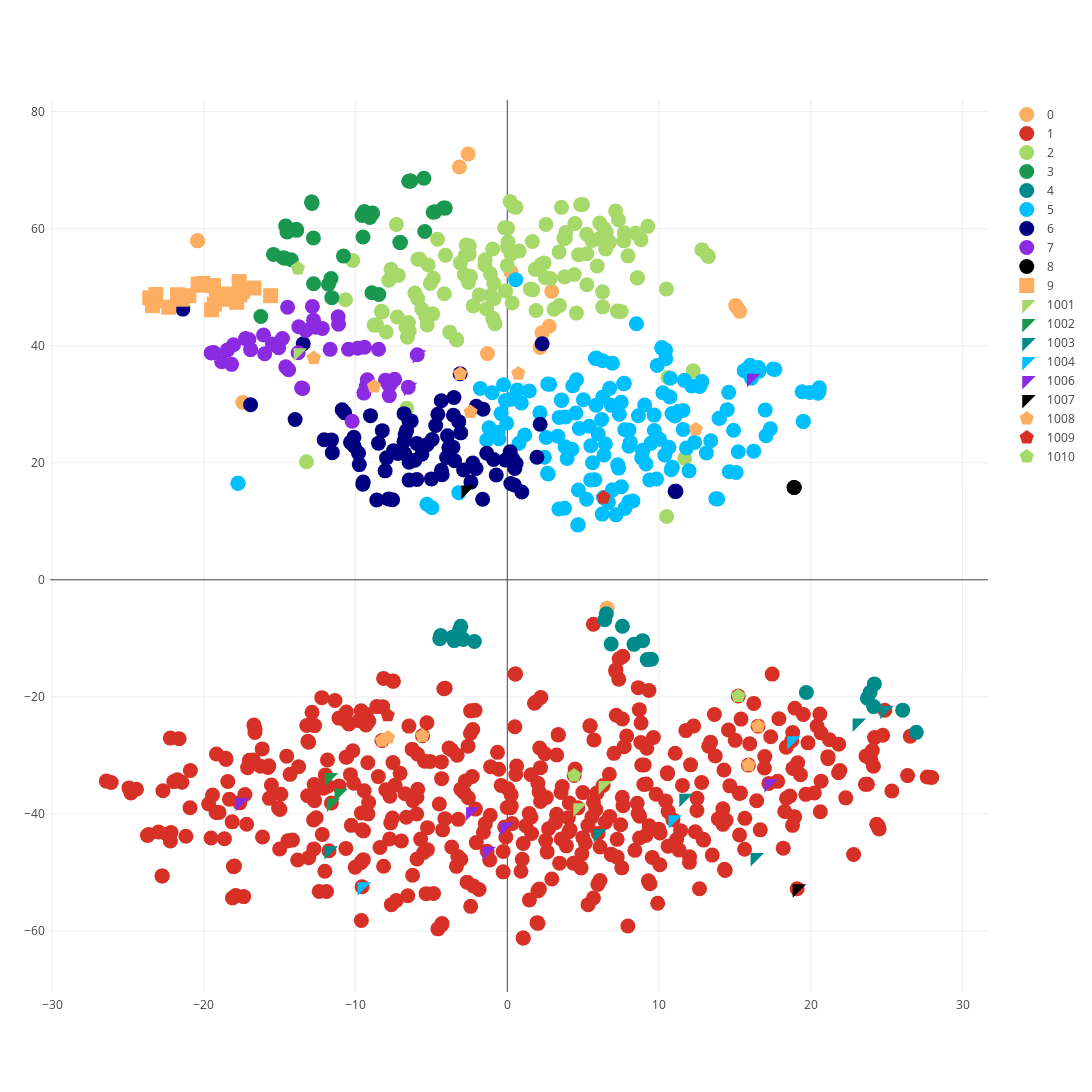

Source (notebook cell):
### Code cell
draw_embeddings.draw(aspects_unique_filtered_df_tsne)

### Figure 1 — Plotly figure (JSON) as saved in the notebook; plotly's stock layout.template omitted (floating-point values rounded to 4 significant figures; data arrays with more than 128 entries replaced by an {"elided": "..."} marker saying what was removed)
{"data": [{"marker": {"color": "rgb(253,174,97)", "size": 15, "symbol": 0}, "mode": "markers", "name": "0", "text": ["sound quality", "quality", "apple", "customer support", "picture quality", "operation", "manual", "problem", "speaker phone", "documentation", "worst", "quality pictures", "text messaging", "sound system", "audio jack"], "type": "scatter", "uid": "b00ef684-17b9-4ddc-b364-8777b1eafcb2", "x": [15.12, -20.42, 2.16, -2.582, 6.571, 2.294, 2.761, -17.43, -1.307, 2.927, 0.2355, -20.41, -3.154, 15.05, 15.32], "y": [46.61, 57.93, 39.68, 72.76, -4.841, 42.23, 43.34, 30.28, 38.65, 49.29, 52.64, 57.93, 70.55, 46.87, 45.87]}, {"marker": {"color": "rgb(215,48,39)", "size": 15, "symbol": 0}, "mode": "markers", "name": "1", "text": {"elided": "442 str values"}, "type": "scatter", "uid": "54595b19-1bbf-4464-aba7-6630e909043c", "x": {"elided": "442 float values"}, "y": {"elided": "442 float values"}}, {"marker": {"color": "rgb(166,217,106)", "size": 15, "symbol": 0}, "mode": "markers", "name": "2", "text": ["amazon", "nokia", "samsung", "verizon", "treo", "cingular", "jabra", "plantronics", "skype", "amazon.com", "logitech", "ipod", "krusell", "earbuds", "microsoft", "google", "california", "panasonic", "retractable cord", "specs", "verizon wireless", "garmin", "siemens", "velcro", "scala", "sanyo", "belkin", "nokias", "audiovox", "sansa", "motorolas", "ipods", "toshiba", "motorolla", "ipaq", "japan", "sonyericsson", "kyocera", "scosche", "yahoo", "hong kong", "wilson", "nexus", "aliph", "activesync", "quietspot", "texas", "cyberpower", "smartphone", "florida", "sennheiser", "pandora", "walmart", "linux", "kudos", "ericsson", "chicago", "mexico", "minikit", "motorokr", "lithium", "stowaway", "accessoryone", "speck", "kensington", "seidio", "lenmar", "bestbuy", "samsung galaxy", "john", "manhattan", "phillips", "youtube", "korea", "australia", "hotsync", "england", "tomtom", "tekkeon", "supraplus", "jabras", "treos", "philips", "visor", "cingular/at & t", "germany", "webtreo", "connevity", "stylus", "holster", "turk", "lexus", "nintendo", "lenovo", "krussel", "brazil", "datapilot", "retractable", "america", "acura", "ireland", "durability", "charger port", "wilson electronics", "hawaii", "kickstand", "bitpim", "atlanta", "styra", "houston", "compusa", "cingular service", "africa", "retractable feature", "tzones", "tom tom", "elliot", "google maps", "earboom", "iogear", "energizer", "ericson", "boston", "warrenty", "tungsten", "duracell", "eargels"], "type": "scatter", "uid": "1f98dec1-b7f8-44cf-b3f3-ac2b652d2d2c", "x": [-1.082, 0.01217, 8.568, 7.714, -2.715, 0.5757, -5.892, -1.364, 10.59, -1.85, -0.8918, -8.774, 13.25, -6.58, -0.8181, -3.357, 3.572, -2.246, 7.51, 3.082, -0.8744, -0.1124, 9.263, -10.18, 6.369, 0.7867, -1.458, -0.9657, -7.98, 1.653, 1.672, -8.611, 0.04934, -4.595, -7.661, -7.182, -7.308, 5.235, -1.119, 0.2433, 10.49, 2.425, 0.02543, -4.153, -8.24, -7.246, 8.461, -0.933, 12.25, 7.687, 2.511, 6.016, 13.19, 3.855, 3.44, 3.725, -4.076, 3.412, -5.273, -4.875, 11.69, 2.547, -4.918, 6.094, 1.837, -2.506, -6.093, -10.67, 8.588, -7.816, 0.001127, 4.833, -3.791, 5.577, 8.802, -8.3, 4.413, -5.905, -5.077, 7.143, -5.768, -2.505, 4.956, -2.562, 0.183, 3.782, -5.373, -13.23, 12.82, 4.553, 4.459, -0.1807, -3.094, -2.765, 2.835, 5.243, -6.521, 7.343, 6.743, 0.3157, 6.485, 6.275, 10.5, 2.231, 7.955, 6.286, -6.681, 6.266, 7.326, -2.428, 6.535, 0.4122, -5.206, 7.254, 1.895, -6.627, -1.48, -3.33, -6.465, -5.635, -0.9571, 3.823, -2.835, 5.926, 5.246, 4.696, 1.516], "y": [48.57, 56.88, 51.57, 59.3, 57.2, 63.65, 54.76, 46.3, 34.57, 48.68, 50.65, 43.52, 55.26, 41.47, 43.75, 41.08, 63.64, 46.8, 45.85, 46.23, 48.04, 49.36, 60.39, 54.55, 60.01, 56.17, 54.69, 56.52, 42.35, 57.8, 49.54, 43.54, 57.75, 58.2, 53.05, 52.01, 60.72, 59.05, 52.28, 55.63, 49.71, 54.15, 60.06, 48.87, 45.77, 44.89, 59.2, 44.48, 35.7, 57.91, 51.62, 58.23, 55.42, 59.36, 46.89, 58.34, 55.45, 56.03, 43.55, 51.53, 20.76, 60.73, 45.44, 60.95, 53.04, 55.65, 49.01, 47.85, 51.62, 51.2, 53.72, 64.09, 42.32, 57.98, 58.12, 45.87, 52.16, 48.06, 50.65, 63.03, 54.77, 57.08, 64.13, 50.79, 64.65, 51.77, 45.0, 20.17, 56.4, 45.57, 60.87, 60.15, 54.16, 55.4, 51.49, 55.7, 43.97, 45.86, 57.7, 47.29, 56.52, 49.2, 10.83, 53.85, 55.35, 46.64, 43.16, 58.4, 61.52, 51.85, 59.3, 63.81, 53.79, 45.91, 46.0, 29.31, 53.83, 40.97, 42.57, 46.27, 44.71, 58.37, 52.12, 53.64, 50.4, 55.55, 49.69]}, {"marker": {"color": "rgb(26,152,80)", "size": 15, "symbol": 0}, "mode": "markers", "name": "3", "text": ["sony ericsson", "qwerty", "tracfone", "motorola razr", "sony-ericsson", "blackberry curve", "motorola razr v3", "wal-mart", "treo 700w", "plantronics discovery", "eforcity", "razr v3", "treo 700p", "garmin nuvi", "usb 2.0", "motorola e815", "plantronics voyager", "plantronics voyager 510", "sony ericsson t610", "cardo scala", "blackberry 8830", "encorepro", "jabra bt250v", "sony ericcson", "sony ericsson 's", "jabra bluetooth", "jabra jx10", "nokia n73", "blackberry 7100", "widcomm", "nokia 6600", "blackberry 8700", "motorola h700", "jabra bt250", "jabra jx-10", "qwerty keyboard", "plantronics bluetooth", "nokia 3650"], "type": "scatter", "uid": "dd0dffc9-114c-40ee-8f66-d186912ae0cb", "x": [-8.961, -8.466, -11.62, -4.774, -9.424, -5.494, -4.888, -10.79, -7.037, -14.24, -11.79, -12.78, -7.082, -9.506, -16.24, -4.192, -14.66, -14.77, -9.572, -5.44, -6.497, -12.77, -13.87, -8.875, -9.056, -14.61, -14.52, -12.87, -6.366, -11.56, -12.88, -6.385, -4.087, -13.9, -14.43, -8.921, -15.41, -12.89], "y": [62.39, 48.75, 51.47, 62.87, 62.91, 68.61, 62.8, 55.31, 57.65, 54.68, 50.5, 58.4, 57.64, 58.58, 44.99, 63.55, 54.94, 55.02, 62.24, 59.51, 68.1, 50.58, 59.71, 62.68, 61.92, 60.47, 59.44, 64.31, 68.13, 48.21, 64.56, 68.13, 63.51, 59.9, 59.55, 49.04, 55.6, 64.55]}, {"marker": {"color": "rgb(0,139,139)", "size": 15, "symbol": 0}, "mode": "markers", "name": "4", "text": ["customer service", "voice quality", "audio quality", "reception", "item", "quality product", "navigate", "charge", "technical support", "effect", "the jabra bt500", "service center", "the plantronics voyager 510", "quality phone", "the jabra bt250v", "the palm os", "service providers", "the logitech mobile freedom", "the razr v3", "the sidekick ii", "light", "supply", "the dry pak"], "type": "scatter", "uid": "812b39c6-5215-4fe4-ad2e-e7cd1b0d23f2", "x": [6.846, 6.526, 6.423, 24.19, 26.06, 9.219, 26.95, 23.73, 7.585, 24.14, -3.065, 8.919, -4.451, 9.505, -3.157, -2.169, 8.345, -4.388, -3.605, -3.503, 19.71, 23.91, -2.906], "y": [-10.98, -5.817, -6.825, -17.79, -22.27, -13.63, -26.06, -20.25, -7.931, -21.67, -7.925, -10.4, -10.06, -13.58, -8.619, -10.55, -11.03, -9.503, -9.798, -10.38, -19.25, -19.23, -10.19]}, {"marker": {"color": "rgb(0,191,255)", "size": 15, "symbol": 0}, "mode": "markers", "name": "5", "text": {"elided": "152 str values"}, "type": "scatter", "uid": "9ce32d21-7541-46e3-8b83-31a195ffdd09", "x": {"elided": "152 float values"}, "y": {"elided": "152 float values"}}, {"marker": {"color": "rgb(0,0,128)", "size": 15, "symbol": 0}, "mode": "markers", "name": "6", "text": ["sony", "pda", "sim", "ac", "bt", "nextel", "blueant", "sd", "gsm", "os", "att", "oem", "tw", "gps", "aaa", "xp", "tl", "dc", "tq", "mda", "mb", "mms", "usa", "ui", "tn", "bose", "wap", "cardo", "dsp", "imo", "aol", "dlo", "aa", "vm", "sf", "wow", "v3", "xm", "v60", "startac", "nyc", "psp", "mpt", "rca", "ms", "mmc", "sf planet", "costco", "cd", "cons", "wep", "pim", "rma", "nec", "midi", "wma", "ir port", "imho", "aac", "jd", "ty", "cs", "ir", "ny", "ps3", "sgh", "spain", "li", "sd card", "xmas", "nj", "cam", "oem motorola", "t28", "wav", "eten", "alas", "v60i", "ge", "qa"], "type": "scatter", "uid": "50f2eb8c-67a6-4cbc-abd0-cb5902acfbfb", "x": [-16.92, -6.727, -2.042, -4.341, -3.85, 0.1907, 2.295, -5.961, -3.068, -10.11, -3.58, 0.2326, -6.765, -3.516, -5.001, -7.561, -7.206, -9.803, -7.959, -6.636, -4.95, -11.58, -0.9044, -9.495, -7.489, 1.954, -4.577, 0.3679, -4.35, -0.1169, -2.876, -2.397, -5.962, -6.801, -10.72, -3.2, 11.06, -8.602, 11.12, 2.164, -13.45, -9.016, -3.939, -8.237, -10.33, -12.07, -10.88, 0.5769, -8.489, -11.53, -3.55, 0.9563, -6.477, -2.057, -1.353, -6.333, -4.003, 0.4982, -4.292, -6.808, -6.469, -10.08, -3.47, -6.091, -1.623, -5.29, -13.98, -9.522, -3.108, -7.834, -5.63, -1.596, 0.4645, -8.05, -4.716, -2.274, -0.728, -21.38, -9.752, -6.472], "y": [29.92, 24.86, 29.66, 18.73, 22.55, 21.87, 40.33, 23.31, 25.11, 24.36, 22.67, 16.47, 21.57, 31.15, 17.24, 13.67, 21.58, 21.64, 20.84, 25.49, 23.97, 23.9, 20.56, 16.71, 22.07, 20.93, 28.27, 20.64, 30.6, 20.45, 18.78, 16.7, 17.16, 28.39, 28.54, 27.02, 15.12, 13.63, 15.12, 26.58, 40.35, 28.04, 24.6, 25.49, 23.48, 23.92, 29.06, 19.86, 23.35, 21.72, 28.13, 15.0, 27.05, 19.03, 21.63, 27.15, 20.89, 19.03, 17.94, 23.68, 20.1, 22.83, 20.34, 20.43, 13.76, 23.09, 27.39, 16.35, 35.2, 13.81, 21.45, 29.16, 16.19, 18.62, 26.37, 19.96, 17.9, 46.25, 19.68, 17.04]}, {"marker": {"color": "rgb(138,43,226)", "size": 15, "symbol": 0}, "mode": "markers", "name": "7", "text": ["usb", "lg", "krzr", "usb port", "htc", "usb ports", "slvr", "lcd", "voip", "gprs", "bt500", "pebl", "wi-fi", "bmw", "cdma", "vzw", "ibm", "msn", "usb cord", "lg cu500", "gb", "usb charger", "kwh", "pdf", "borg", "usb plug", "razrs", "dsl", "icq", "hdmi", "usb cable", "wifi", "compaq", "zagg", "voq", "gb sd", "axim", "mhz", "tdma", "lg chocolate", "wi-ex", "ymmv", "motoq", "rizr"], "type": "scatter", "uid": "a402e924-590f-49b6-8f9c-45d10e8c0c33", "x": [-6.524, -10.22, -18.04, -7.704, -11.67, -7.828, -15.99, -13.78, -12.19, -15.48, -14.48, -16.06, -13.48, -18.82, -9.409, -18.44, -13.27, -15.07, -9.297, -14.6, -7.777, -9.226, -19.51, -8.485, -14.82, -7.425, -17.25, -16.92, -13.74, -10.47, -8.026, -5.932, -11.12, -12.84, -12.64, -9.453, -12.77, -19.34, -9.858, -14.41, -13.56, -18.17, -11.15, -17.03], "y": [32.92, 27.08, 40.16, 33.41, 39.38, 33.4, 38.62, 38.8, 42.96, 40.28, 46.58, 41.83, 32.71, 37.27, 39.74, 39.28, 42.61, 39.64, 33.0, 36.41, 31.48, 34.18, 38.77, 39.41, 41.23, 34.25, 41.21, 39.32, 43.23, 39.4, 34.11, 38.45, 43.68, 46.72, 43.16, 31.9, 44.37, 38.84, 39.56, 35.88, 32.77, 36.82, 44.95, 41.06]}, {"marker": {"color": "rgb(0,0,0)", "size": 15, "symbol": 0}, "mode": "markers", "name": "8", "text": ["works", "lights"], "type": "scatter", "uid": "38018d0e-1688-46e5-9f39-521d7a81c2cc", "x": [18.91, 18.9], "y": [15.78, 15.78]}, {"marker": {"color": "rgb(253,174,97)", "size": 15, "symbol": 1}, "mode": "markers", "name": "9", "text": ["hs850", "a2dp", "w810i", "hs820", "ht820", "wep200", "t68i", "mx150", "yx510", "n95", "t509", "e105", "bt250v", "i730", "mpx220", "bt250", "v3xx", "dc800", "vi660", "vx6100", "hs810", "bt8010", "k790a"], "type": "scatter", "uid": "f5721b8d-e763-466f-9f32-7f1f8f22504e", "x": [-20.31, -15.59, -20.98, -20.06, -19.36, -16.7, -21.45, -18.53, -19.17, -23.56, -23.17, -23.29, -17.44, -23.38, -17.67, -17.61, -19.49, -17.83, -22.31, -19.31, -20.38, -18.41, -21.74], "y": [50.33, 48.55, 48.54, 50.64, 50.26, 49.86, 47.95, 47.94, 48.43, 48.19, 48.75, 47.64, 49.26, 46.85, 50.96, 48.69, 46.14, 47.41, 46.58, 47.1, 50.54, 48.83, 48.7]}, {"marker": {"color": "rgb(166,217,106)", "size": 15, "symbol": 12}, "mode": "markers", "name": "1001", "text": ["screen", "monitor", "lcd"], "type": "scatter", "uid": "5b36e0e9-78ec-478f-8da7-ecb27bfa927b", "x": [6.315, 4.649, -13.78], "y": [-35.14, -38.96, 38.8]}, {"marker": {"color": "rgb(26,152,80)", "size": 15, "symbol": 12}, "mode": "markers", "name": "1002", "text": ["phone", "telephone", "mobile phone"], "type": "scatter", "uid": "4d028aab-35a5-49d1-bdfc-6ea9677d51b0", "x": [-11.59, -11.09, -11.72], "y": [-38.14, -36.49, -33.77]}, {"marker": {"color": "rgb(0,139,139)", "size": 15, "symbol": 12}, "mode": "markers", "name": "1003", "text": ["value", "price", "cost", "expensive", "cheap", "money"], "type": "scatter", "uid": "cc67b26a-9df7-4f9e-a345-8128429598b9", "x": [24.88, -11.75, 5.986, 23.06, 16.33, 11.63], "y": [-22.29, -46.3, -43.35, -24.47, -47.45, -37.31]}, {"marker": {"color": "rgb(0,191,255)", "size": 15, "symbol": 12}, "mode": "markers", "name": "1004", "text": ["volume", "sound", "voice"], "type": "scatter", "uid": "185ae741-9f7c-47cf-81c0-9f56d1754c67", "x": [-9.572, 18.74, 10.92], "y": [-52.45, -27.49, -40.98]}, {"marker": {"color": "rgb(138,43,226)", "size": 15, "symbol": 12}, "mode": "markers", "name": "1006", "text": ["bluetooth", "usb", "port", "connection", "wifi", "network", "signal range", "signal"], "type": "scatter", "uid": "c440f043-98a2-4973-9f3b-0e3dd5fe3eb6", "x": [16.09, -6.524, -0.1704, 17.24, -5.932, -2.421, -17.6, -1.329], "y": [34.45, 32.92, -42.25, -34.78, 38.45, -39.62, -38.0, -46.37]}, {"marker": {"color": "rgb(0,0,0)", "size": 15, "symbol": 12}, "mode": "markers", "name": "1007", "text": ["cpu", "processor"], "type": "scatter", "uid": "082e509f-6b32-465d-8474-5298e0bcaff0", "x": [-2.729, 19.1], "y": [15.35, -52.79]}, {"marker": {"color": "rgb(253,174,97)", "size": 15, "symbol": 13}, "mode": "markers", "name": "1008", "text": ["memory", "hard drive", "hard disk", "floppy disc", "ssd drive", "ram", "rom", "sd card", "memory card", "usb stick", "pendrive"], "type": "scatter", "uid": "72525d37-91aa-499b-b0ae-c8ac01341bef", "x": [16.53, -8.257, -7.86, 12.42, -12.75, 15.89, -2.422, -3.108, -5.585, -8.783, 0.7269], "y": [-25.0, -27.47, -26.94, 25.72, 37.88, -31.66, 28.67, 35.2, -26.65, 33.04, 35.24]}, {"marker": {"color": "rgb(215,48,39)", "size": 15, "symbol": 13}, "mode": "markers", "name": "1009", "text": ["battery", "charger", "power", "charging", "power plug", "power bank"], "type": "scatter", "uid": "c265bcac-062c-47f0-ab01-64406e2a6ee9", "x": [-6.22, 6.345, 17.46, 7.95, -10.61, -7.88], "y": [-37.73, 14.04, -16.11, -59.16, -22.57, -23.15]}, {"marker": {"color": "rgb(166,217,106)", "size": 15, "symbol": 13}, "mode": "markers", "name": "1010", "text": ["technical documentation", "support", "update"], "type": "scatter", "uid": "fde3d839-3629-4690-b63e-a6e278f5c54e", "x": [-13.79, 15.22, 4.407], "y": [53.22, -19.85, -33.45]}], "layout": {"autosize": false, "height": 1500, "margin": {"b": 100, "l": 50, "pad": 4, "r": 50, "t": 100}, "width": 1500}}
